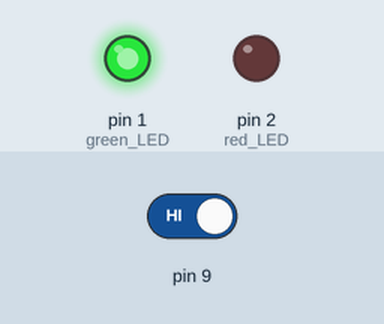
This sketch was run on a simulated Arduino Uno, built with avr-gcc and run on an emulated ATmega328P. Shown: output pins drawn as LEDs (lit = HIGH). The inputs (shaded band) are chosen by the test bench; at power-on: pin 9 HIGH.

Above: at 1.2 s.
1.3 s: pin 9 driven LOW
At 2.0 s:
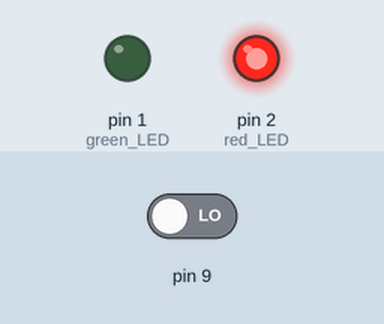
2.8 s: pin 9 driven HIGH
At 3.2 s:
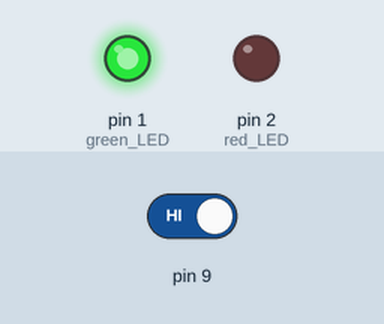
Timing chart, 0 to 5.8 s (numbered marks = the images above; inputs shaded):
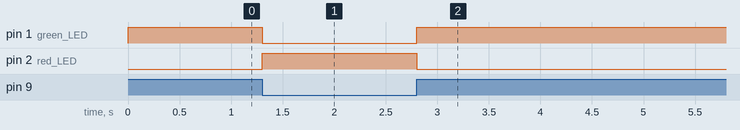

Measured:
- after the input at 1.3 s, pin 1 (green_LED): HIGH → LOW at once; pin 2 (red_LED): LOW → HIGH at once
- after the input at 2.8 s, pin 1 (green_LED): LOW → HIGH at once; pin 2 (red_LED): HIGH → LOW at once

The sketch:

RedGreen.ino
```cpp
void setup() {
  pinMode(1, OUTPUT); //green LED
  pinMode(2, OUTPUT); //red LED
  pinMode(9, INPUT);
}

void loop() {
  /* If the switch is on, turn on the green LED.
   * Else, turn on the red LED
   */
  int switchState = digitalRead(9);
  if (switchState == LOW) {
    digitalWrite(1, LOW);
    digitalWrite(2, HIGH);
  } else {
    digitalWrite(2, LOW);
    digitalWrite(1, HIGH);
  }
}
```
